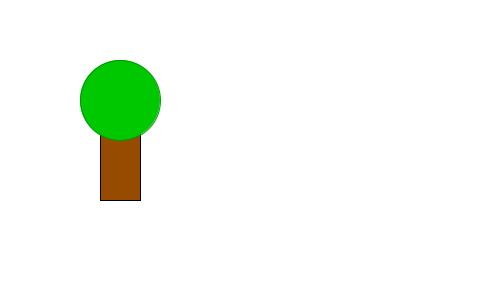
Frame 1 (no input)
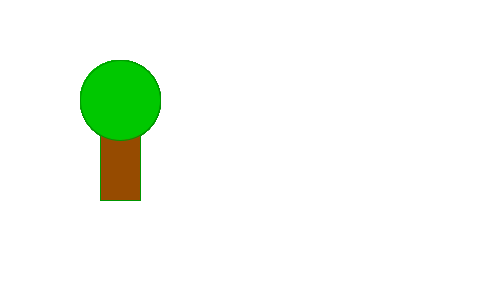
Frame 60 (the mouse pressed at the canvas centre just before this capture)
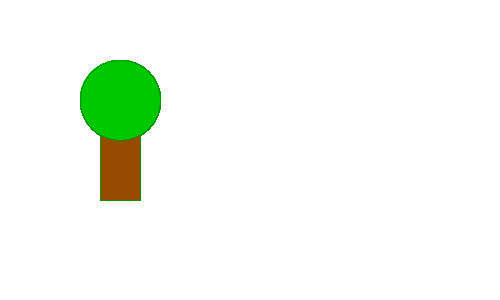
Frame 120 (the mouse held since frame 60 and released just before this capture)

The Processing sketch that drew these frames (run headless with seeded random() and noise(); from frame 60 on, the mouse is pressed at the canvas centre):

// Processing sketch: Opdracht_9_9
// ── Opdracht_9_9.pde
void setup()
{
  size(500,300);
  background(255);
}
void draw()
{
  tekenBoom(100,100,40,100);
}
void tekenBoom(int x,int y,int w,int h)
{
  fill(#964B00);
  rect(x,y,w,h);
  stroke(0,150,0);
  fill(0,200,0);
  ellipse(x+w/2,y,w*2,w*2);
}
